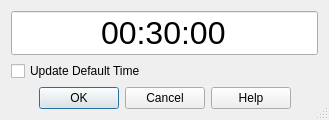
<?xml version="1.0" encoding="UTF-8"?>
<ui version="4.0">
 <class>SetupDlg</class>
 <widget class="QDialog" name="SetupDlg">
  <property name="geometry">
   <rect>
    <x>0</x>
    <y>0</y>
    <width>329</width>
    <height>115</height>
   </rect>
  </property>
  <property name="windowTitle">
   <string>Setup</string>
  </property>
  <property name="sizeGripEnabled">
   <bool>true</bool>
  </property>
  <layout class="QVBoxLayout" name="verticalLayout">
   <item>
    <widget class="QLineEdit" name="lineEdit">
     <property name="font">
      <font>
       <pointsize>24</pointsize>
      </font>
     </property>
     <property name="inputMask">
      <string>99:99:99</string>
     </property>
     <property name="text">
      <string>00:30:00</string>
     </property>
     <property name="alignment">
      <set>Qt::AlignCenter</set>
     </property>
    </widget>
   </item>
   <item>
    <widget class="QCheckBox" name="updateDefault">
     <property name="text">
      <string>Update Default Time</string>
     </property>
    </widget>
   </item>
   <item>
    <widget class="QDialogButtonBox" name="buttonBox">
     <property name="orientation">
      <enum>Qt::Horizontal</enum>
     </property>
     <property name="standardButtons">
      <set>QDialogButtonBox::Cancel|QDialogButtonBox::Help|QDialogButtonBox::Ok</set>
     </property>
     <property name="centerButtons">
      <bool>true</bool>
     </property>
    </widget>
   </item>
  </layout>
 </widget>
 <resources/>
 <connections>
  <connection>
   <sender>buttonBox</sender>
   <signal>accepted()</signal>
   <receiver>SetupDlg</receiver>
   <slot>accept()</slot>
   <hints>
    <hint type="sourcelabel">
     <x>248</x>
     <y>254</y>
    </hint>
    <hint type="destinationlabel">
     <x>157</x>
     <y>274</y>
    </hint>
   </hints>
  </connection>
  <connection>
   <sender>buttonBox</sender>
   <signal>rejected()</signal>
   <receiver>SetupDlg</receiver>
   <slot>reject()</slot>
   <hints>
    <hint type="sourcelabel">
     <x>316</x>
     <y>260</y>
    </hint>
    <hint type="destinationlabel">
     <x>286</x>
     <y>274</y>
    </hint>
   </hints>
  </connection>
 </connections>
</ui>
